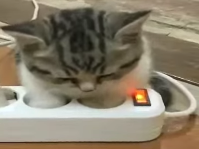
#> input picture Lab5/src/Color.png, 199 x 149 px
$ jupyter execute lab5_Chernysh.ipynb
#> lines starting #> are read from the running program, lines starting #| are printed output that depends on the picture
<h1 style="text-align:center;">Лабораторна робота 5</h1>

<p><b>Тема:</b> OpenCV. Просторові методи обробки зображень. Робота з околом. Просторова фільтрація зображення (short version) </p>
<p><b>Мета:</b> знайомство з просторовими методами фільтрації зображень засобами OpenCV у середовищі Anaconda із застосуванням Jupyter Notebook засобами мови програмування Python.</p>
<h2 style="text-align:center;">Завдання для самостійної роботи</h2>

<p>1. <a href="https://docs.opencv.org/4.x/dc/dd3/tutorial_gausian_median_blur_bilateral_filter.html">Фільтр з ядром Гауса</a></p>

<p>Фільтрація Гауса використовує двовимірний гаусівський розподіл для розрахунку коефіцієнтів ядра згортки. Значення кожного пікселя обчислюється за формулою:</p>
$$
G(x, y) = \frac{1}{2\pi\sigma^2} e^{-\frac{x^2 + y^2}{2\sigma^2}}
$$

[cell 1]
import cv2
import numpy as np
import matplotlib.pyplot as plt

filename = 'src/Color.png'
image = cv2.imread(filename)
#> image is the input picture: shape (149, 199, 3); mean B, G, R 106, 125, 135.2

if image is None:
    print(f"Не вдалося знайти файл! {filename}")
else:
    kernel_size = (15, 15)
    gaussian_blur = cv2.GaussianBlur(image, kernel_size, 0)
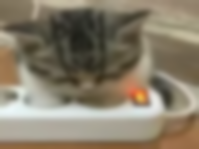
#> gaussian_blur: shape (149, 199, 3); mean B, G, R 106, 125, 135.2

    plt.figure(figsize=(12, 6))

    plt.subplot(1, 2, 1)
    if len(image.shape) == 3:
        plt.imshow(cv2.cvtColor(image, cv2.COLOR_BGR2RGB))
    else:
        plt.imshow(image, cmap='gray')
    plt.title("Оригінальне фото")
    plt.axis('off')

    plt.subplot(1, 2, 2)
    if len(gaussian_blur.shape) == 3:
        plt.imshow(cv2.cvtColor(gaussian_blur, cv2.COLOR_BGR2RGB))
    else:
        plt.imshow(gaussian_blur, cmap='gray')
    plt.title("Фільтр Гауса")
    plt.axis('off')

    plt.show()

    cv2.imwrite('src/Color_gaussa.png', gaussian_blur)

<p>Написати процедуру, яка б зашумлювала нормальним шумом з параметрами $(n, \mu, \sigma)$ зображення</p>

[cell 2]
import numpy as np
import cv2 as cv
import matplotlib.pyplot as plt

def add_gaussian_noise(image: np.ndarray, mu: float = 0.0, sigma: float = 10.0) -> np.ndarray:
#> called with mu = 0, sigma = 25
    img_f = image.astype(np.float32)
    noise = np.random.normal(mu, sigma, img_f.shape).astype(np.float32)
    return np.clip(img_f + noise, 0, 255).astype(np.uint8)
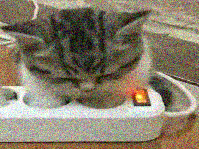
#> returned value: shape (149, 199, 3); mean of channels 0, 1, 2 105.4, 124.5, 134.5; drawn as B, G, R
filename = 'src/Color.png'
img = cv.imread(filename)

if img is None:
    print(f"Не вдалося знайти файл! {filename}")
else:
    mu, sigma = 0.0, 25.0
    noisy = add_gaussian_noise(img, mu, sigma)
    plt.figure(figsize=(12, 6))
    show_orig = cv.cvtColor(img, cv.COLOR_BGR2RGB) if len(img.shape) == 3 else img
    show_noisy = cv.cvtColor(noisy, cv.COLOR_BGR2RGB) if len(noisy.shape) == 3 else noisy
    cmap = None if len(img.shape) == 3 else 'gray'

    plt.subplot(1, 2, 1); plt.imshow(show_orig, cmap=cmap); plt.title('Оригінал'); plt.axis('off')
    plt.subplot(1, 2, 2); plt.imshow(show_noisy, cmap=cmap); plt.title(rf'Noisy $\sigma$={sigma}'); plt.axis('off')

    plt.show()
    cv.imwrite(f'src/Color_noise_sigma.png', noisy)

<p>Взявши за основу власний портрет, зашумити його нормальним шумом</p>

[cell 3]
import cv2 as cv
import matplotlib.pyplot as plt

portrait_path = 'src/Color.png'
img = cv.imread(portrait_path)
if img is None:
    raise FileNotFoundError(portrait_path)

mu = 1.0
sigma = 30.0

noisy_img = add_gaussian_noise(img, mu=mu, sigma=sigma)
#> call 2 of add_gaussian_noise, with mu = 1, sigma = 30
#> in add_gaussian_noise (call 2), `return np.clip(img_f + noise, 0, 255).astype(np.uint8)`:
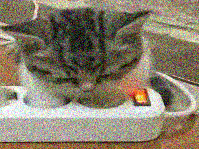
#> returned value: shape (149, 199, 3); mean of channels 0, 1, 2 106.8, 125.7, 135.8; drawn as B, G, R

plt.figure(figsize=(12,5))
plt.subplot(1,2,1)
plt.imshow(cv.cvtColor(img, cv.COLOR_BGR2RGB)); plt.title('Оригінал'); plt.axis('off')
plt.subplot(1,2,2)
plt.imshow(cv.cvtColor(noisy_img, cv.COLOR_BGR2RGB)); plt.title(f'Зашумлено N({mu},{sigma**2})'); plt.axis('off')
plt.show()
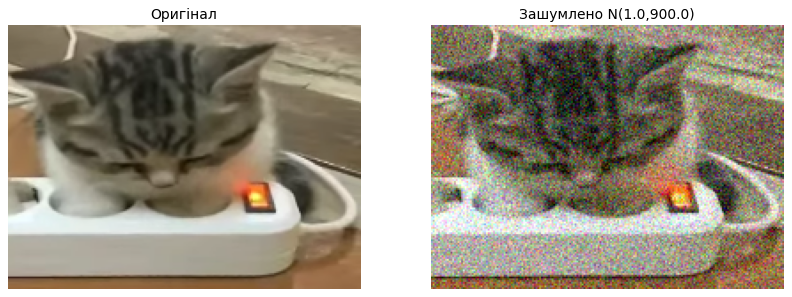
#> figure drawn by matplotlib, 2 panels
cv.imwrite(f'src/Color_noise.png', noisy)
#> Out = True

<p>Реалізувати медіанний фільтр і продемонструвати послідовно роботу медіанного і гаусового фільтру, оптимально підібравши і обґрунтувавши значення параметрів</p>

[cell 4]
import cv2 as cv
import numpy as np
import matplotlib.pyplot as plt

def add_gaussian_noise(image: np.ndarray, mu: float = 0.0, sigma: float = 10.0) -> np.ndarray:
#> called with mu = 0, sigma = 20
    img_f = image.astype(np.float32)
    noise = np.random.normal(mu, sigma, img_f.shape).astype(np.float32)
    return np.clip(img_f + noise, 0, 255).astype(np.uint8)
def median_filter(image: np.ndarray, ksize: int) -> np.ndarray:
    assert ksize % 2 == 1
    if image.ndim == 2:
        return cv.medianBlur(image, ksize)
    else:
        chans = cv.split(image)
        filtered = [cv.medianBlur(c, ksize) for c in chans]
        return cv.merge(filtered)

if __name__ == "__main__":
    portrait_path = 'src/Color.png'
    img = cv.imread(portrait_path)

    if img is None:
        print(f"Не знайдено файл! {portrait_path}")
    else:
        noisy_gauss = add_gaussian_noise(img, sigma=20.0)
        sp = noisy_gauss.copy()
        prob = 0.02
        rnd = np.random.rand(*sp.shape[:2])
        sp[rnd < prob/2] = 255
        mask_pepper = (rnd > 1 - prob/2)
        sp[mask_pepper] = 0
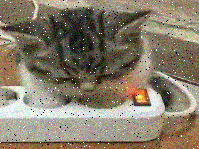
#> sp: shape (149, 199, 3); mean B, G, R 105.8, 124.5, 134.4
        med_ksize = 5
        gauss_ksize = 5
        gauss_sigma = 1.5
        med_result = median_filter(sp, med_ksize)
#> in median_filter, `filtered = [cv.medianBlur(c, ksize) for c in chans]`: filtered = 3 items
#> in median_filter, `return cv.merge(filtered)`:
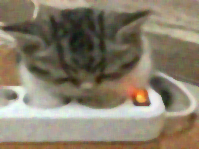
#> returned value: shape (149, 199, 3); mean of channels 0, 1, 2 105.4, 124.7, 134.8; drawn as B, G, R
        final_result = cv.GaussianBlur(med_result, (gauss_ksize, gauss_ksize), gauss_sigma)
        only_gauss = cv.GaussianBlur(sp, (gauss_ksize, gauss_ksize), gauss_sigma)
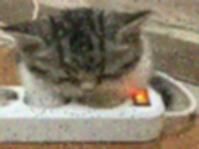
#> only_gauss: shape (149, 199, 3); mean B, G, R 105.8, 124.5, 134.5

        plt.figure(figsize=(16, 8))


        plt.subplot(2, 3, 1)
        plt.imshow(cv.cvtColor(img, cv.COLOR_BGR2RGB))
        plt.title('1. Оригінал')
        plt.axis('off')

        plt.subplot(2, 3, 2)
        plt.imshow(cv.cvtColor(noisy_gauss, cv.COLOR_BGR2RGB))
        plt.title('2. Гаусівський шум')
        plt.axis('off')

        plt.subplot(2, 3, 3)
        plt.imshow(cv.cvtColor(sp, cv.COLOR_BGR2RGB))
        plt.title('3. Гаус + Сіль і Перець')
        plt.axis('off')

        plt.subplot(2, 3, 4)
        plt.imshow(cv.cvtColor(med_result, cv.COLOR_BGR2RGB))
        plt.title(f'4. Медіанний фільтр (k={med_ksize})')
        plt.axis('off')

        plt.subplot(2, 3, 5)
        plt.imshow(cv.cvtColor(final_result, cv.COLOR_BGR2RGB))
        plt.title(f'5. Медіанний + Гаус (k={gauss_ksize})\n(Фінальний результат)')
        plt.axis('off')

        plt.subplot(2, 3, 6)
        plt.imshow(cv.cvtColor(only_gauss, cv.COLOR_BGR2RGB))
        plt.title('6. Тільки Гаус')
        plt.axis('off')
        plt.tight_layout()
        plt.show()
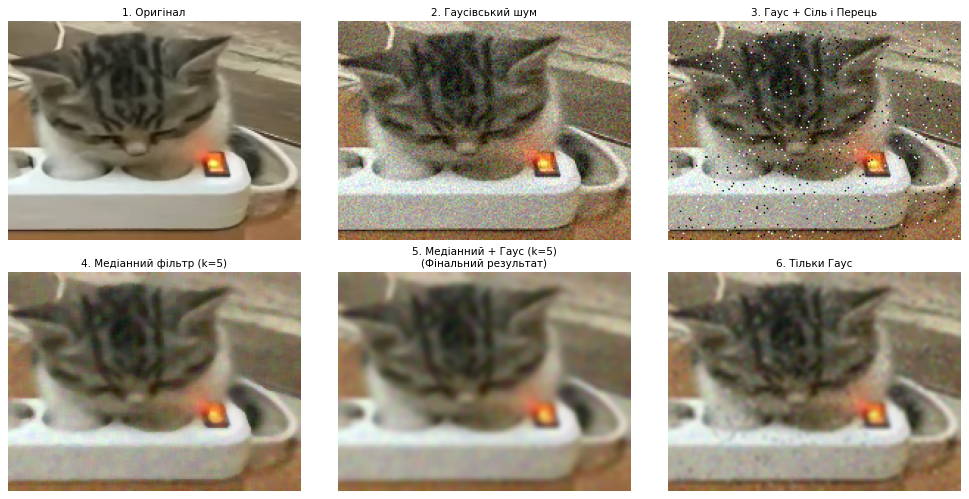
#> figure drawn by matplotlib, 6 panels

        cv.imwrite('src/Color_restore_combo.png', final_result)

<p>Якщо на зображенні присутній імпульсний шум, варто почати з медіанного фільтра з вікном k=3 або k=5. Значення k=3 майже не зачіпає дрібні деталі, тоді як k=5 ефективніше прибирає шум, але може розмивати дрібні елементи.</p> <p>Після медіанного фільтрування можна застосувати гаусівський фільтр, щоб усунути залишки звичайного шуму. Типовий стартовий варіант — ядро 5×5 та sigma приблизно 1.0.</p>

<p>2. <a href="https://docs.opencv.org/4.x/dc/dd3/tutorial_gausian_median_blur_bilateral_filter.html">Двосторонній фільтр</a></p>

Формула:
$$
g(x, y) = \frac{1}{W_p} \sum_{x_i, y_i \in \Omega} f(x_i, y_i) \cdot G_{\sigma_s}(\| (x,y) - (x_i,y_i) \|) \cdot G_{\sigma_r}(| f(x,y) - f(x_i,y_i) |)
$$

[cell 5]
import cv2
import numpy as np
import matplotlib.pyplot as plt

# Шлях до файлу
filename = 'src/Color.png'
image = cv2.imread(filename)

if image is None:
    print(f"Не вдалося знайти файл! {filename}")
else:
    bilateral_filter = cv2.bilateralFilter(image, d=9, sigmaColor=75, sigmaSpace=75)
    plt.figure(figsize=(12, 6))

    plt.subplot(1, 2, 1)
    if len(image.shape) == 3:
        plt.imshow(cv2.cvtColor(image, cv2.COLOR_BGR2RGB))
    else:
        plt.imshow(image, cmap='gray')
    plt.title("Оригінальне фото")
    plt.axis('off')

    plt.subplot(1, 2, 2)
    if len(bilateral_filter.shape) == 3:
        plt.imshow(cv2.cvtColor(bilateral_filter, cv2.COLOR_BGR2RGB))
    else:
        plt.imshow(bilateral_filter, cmap='gray')
    plt.title("Двосторонній фільтр")
    plt.axis('off')
    plt.show()
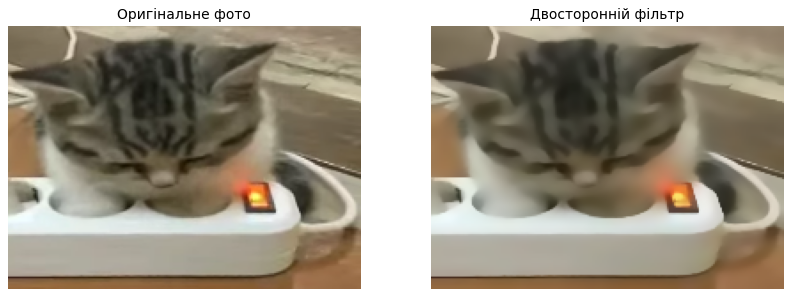
#> figure drawn by matplotlib, 2 panels

    cv2.imwrite('src/Color_bilateral.png', bilateral_filter)

Написати процедуру, до складу якої б входили всі низькочастотні фільтри, які досліджуються в цій лабораторній роботі, а вибір потрібного задавався відповідним вхідним параметром.

[cell 6]
import cv2 as cv
import numpy as np
import matplotlib.pyplot as plt
def gaussian_kernel(size, sigma=1):
    size = int(size) // 2
    x, y = np.mgrid[-size:size+1, -size:size+1]
    g = np.exp(-((x**2 + y**2) / (2.0*sigma**2)))
    return g / g.sum()
def apply_convolution(image, kernel):
    return cv.filter2D(image, -1, kernel)
def median_filter(image, ksize):
#> called with ksize = 5
    return cv.medianBlur(image, ksize)
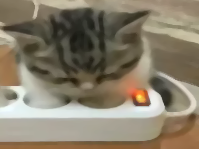
#> returned value: shape (149, 199, 3); mean of channels 0, 1, 2 106.3, 125.4, 135.7; drawn as B, G, R
def bilateral_filter(image, d, sigmaColor, sigmaSpace):
    return cv.bilateralFilter(image, d, sigmaColor, sigmaSpace)
def lowpass_filter_dispatch(image: np.ndarray, method: str, **kwargs) -> np.ndarray:
    method = method.lower()
    if method == 'gaussian_manual':
        ksize = kwargs.get('ksize', 5)
        sigma = kwargs.get('sigma', 1.0)
        kernel = gaussian_kernel(ksize, sigma)
        return apply_convolution(image, kernel)
    elif method == 'gaussian_cv':
        ksize = kwargs.get('ksize', 5)
        sigma = kwargs.get('sigma', 1.0)
        return cv.GaussianBlur(image, (ksize, ksize), sigmaX=sigma, borderType=cv.BORDER_REPLICATE)
    elif method == 'median':
        ksize = kwargs.get('ksize', 3)
        return median_filter(image, ksize)
    elif method == 'bilateral':
        d = kwargs.get('d', 9)
        sigmaColor = kwargs.get('sigmaColor', 75)
        sigmaSpace = kwargs.get('sigmaSpace', 75)
        return bilateral_filter(image, d, sigmaColor, sigmaSpace)
    elif method == 'average':
        ksize = kwargs.get('ksize', 3)
        return cv.blur(image, (ksize, ksize))
    else:
        raise ValueError(f"Невідомий метод! {method}")

if __name__ == "__main__":
    portrait_path = 'src/Color.png'
    img = cv.imread(portrait_path)

    if img is None:
        print(f"Помилка! {portrait_path}")
    else:
        out1 = lowpass_filter_dispatch(img, 'gaussian_cv', ksize=7, sigma=1.5)
        out2 = lowpass_filter_dispatch(img, 'median', ksize=5)
        out3 = lowpass_filter_dispatch(img, 'bilateral', d=9, sigmaColor=75, sigmaSpace=75)

        plt.figure(figsize=(12,8))

        # Функція для конвертації кольорів (щоб скоротити код)
        def show(img):
            return cv.cvtColor(img, cv.COLOR_BGR2RGB) if len(img.shape) == 3 else img

        plt.subplot(2,2,1); plt.imshow(show(img)); plt.title('Оригінал'); plt.axis('off')
        plt.subplot(2,2,2); plt.imshow(show(out1)); plt.title('Gaussian'); plt.axis('off')
        plt.subplot(2,2,3); plt.imshow(show(out2)); plt.title('Median'); plt.axis('off')
        plt.subplot(2,2,4); plt.imshow(show(out3)); plt.title('Bilateral'); plt.axis('off')

        plt.show()
